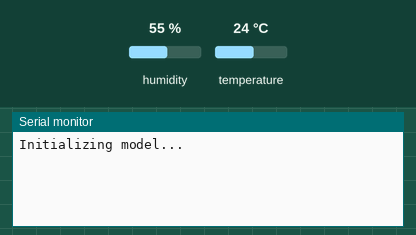
Recording of a sketch running on a simulated Arduino Nano 33 BLE. On the bench: the last lines printed to the serial monitor. The inputs (shaded band) are chosen by the test bench; at power-on: humidity 55 %, temperature 24 °C.

Above: at 3.2 s.
3.3 s: humidity set to 22 %
At 4.9 s:
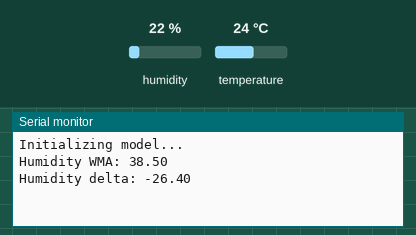
5.7 s: temperature set to 12 °C
At 6.7 s:
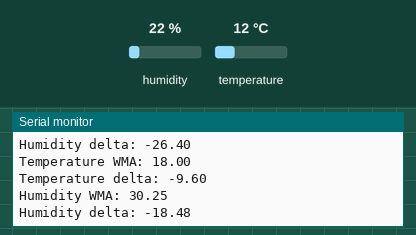
8.1 s: humidity set to 40 %
At 8.1 s:
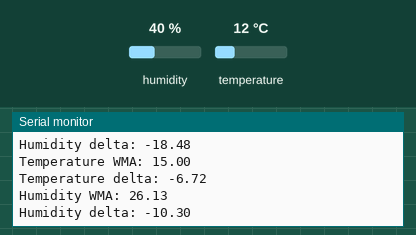
Timing chart, 0 to 11.1 s (numbered marks = the images above; inputs shaded):
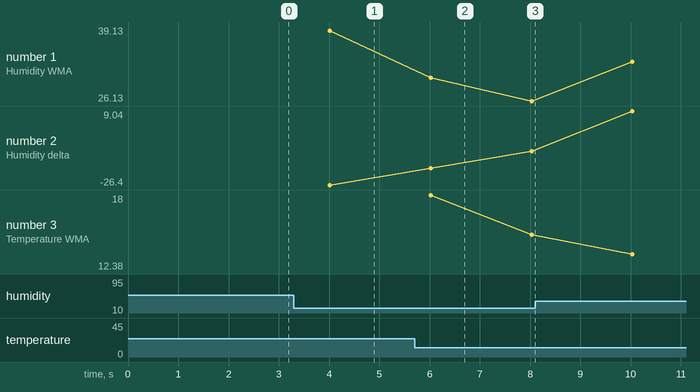

The sketch:

HumidityTemperatureDEWMA.ino
```cpp
#include <Arduino_HTS221.h>

float wmatemp, wmahumidity;
float deltatemp = 0, deltahumidity = 0;
float readtemp, readhumidity;
float alpha = 0.5, beta = 0.8;
float epsilontemp = 1, epsilonhumidity = 1;
float expectedtemp, expectedhumidity;

float svalue(float prev, float next, float alpha) {
  return (1 - alpha) * prev + alpha * next;
}
float sdelta(float prev, float next, float beta) {
  return (1 - beta) * prev + beta * next;
}

void setup() {
  Serial.begin(9600);
  while (!Serial);

  if (!HTS.begin()) {
    Serial.println("Failed to initialize humidity temperature sensor!");
    while (1);
  }
  Serial.println("Initializing model...");
  // At the start, assume the average to be the first read and delta to be 0
  wmatemp = HTS.readTemperature();
  wmahumidity = HTS.readHumidity();
  delay(2000);
}

void loop() {
  // calculate expected values
  expectedtemp = wmatemp + deltatemp;
  expectedhumidity = wmahumidity + deltahumidity;
  // get new reads
  readtemp = HTS.readTemperature();
  readhumidity = HTS.readHumidity();
  deltatemp = sdelta(deltatemp, readtemp - wmatemp, beta);
  wmatemp = svalue(wmatemp, readtemp, alpha);
  // compare new wma with expected
  if (abs(wmatemp - expectedtemp) > epsilontemp) {
    Serial.print("Temperature WMA: ");
    Serial.println(wmatemp);
    Serial.print("Temperature delta: ");
    Serial.println(deltatemp);
  }
  deltahumidity = sdelta(deltahumidity, readhumidity - wmahumidity, beta);
  wmahumidity = svalue(wmahumidity, readhumidity, alpha);
  if (abs(wmahumidity - expectedhumidity) > epsilonhumidity) {
    Serial.print("Humidity WMA: ");
    Serial.println(wmahumidity);
    Serial.print("Humidity delta: ");
    Serial.println(deltahumidity);
  }
  delay(2000);
}
```

Measured:
- after the input at 3.3 s, the serial monitor: prints a new line after 0.72 s (image 1)
- after the input at 5.7 s, the serial monitor: prints a new line after 0.32 s (image 2)
- plotted number 1: 26.13 → 39.13 after the input at 8.1 s
- plotted number 2: -10.3 → 2.24 after the input at 8.1 s
